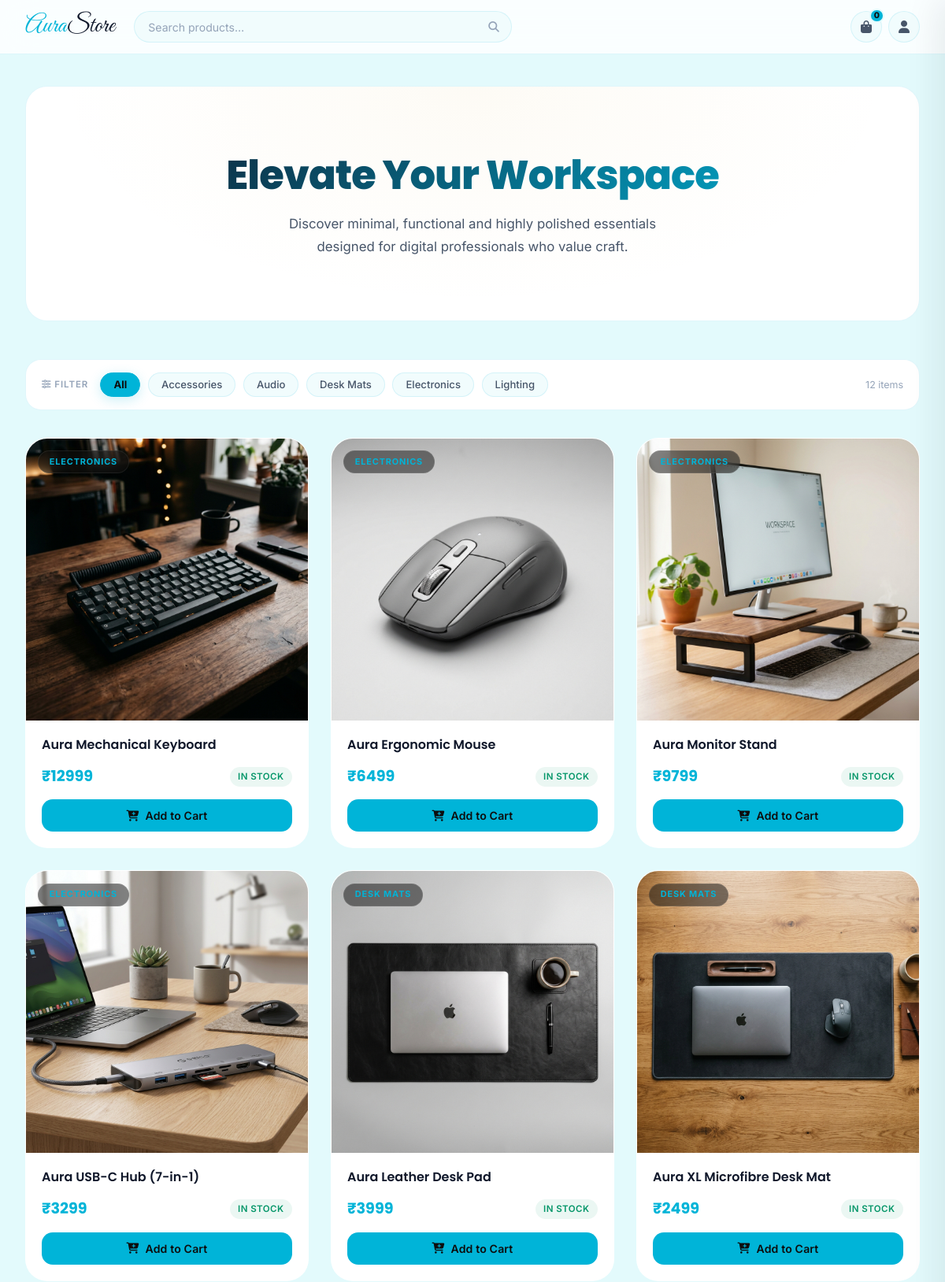
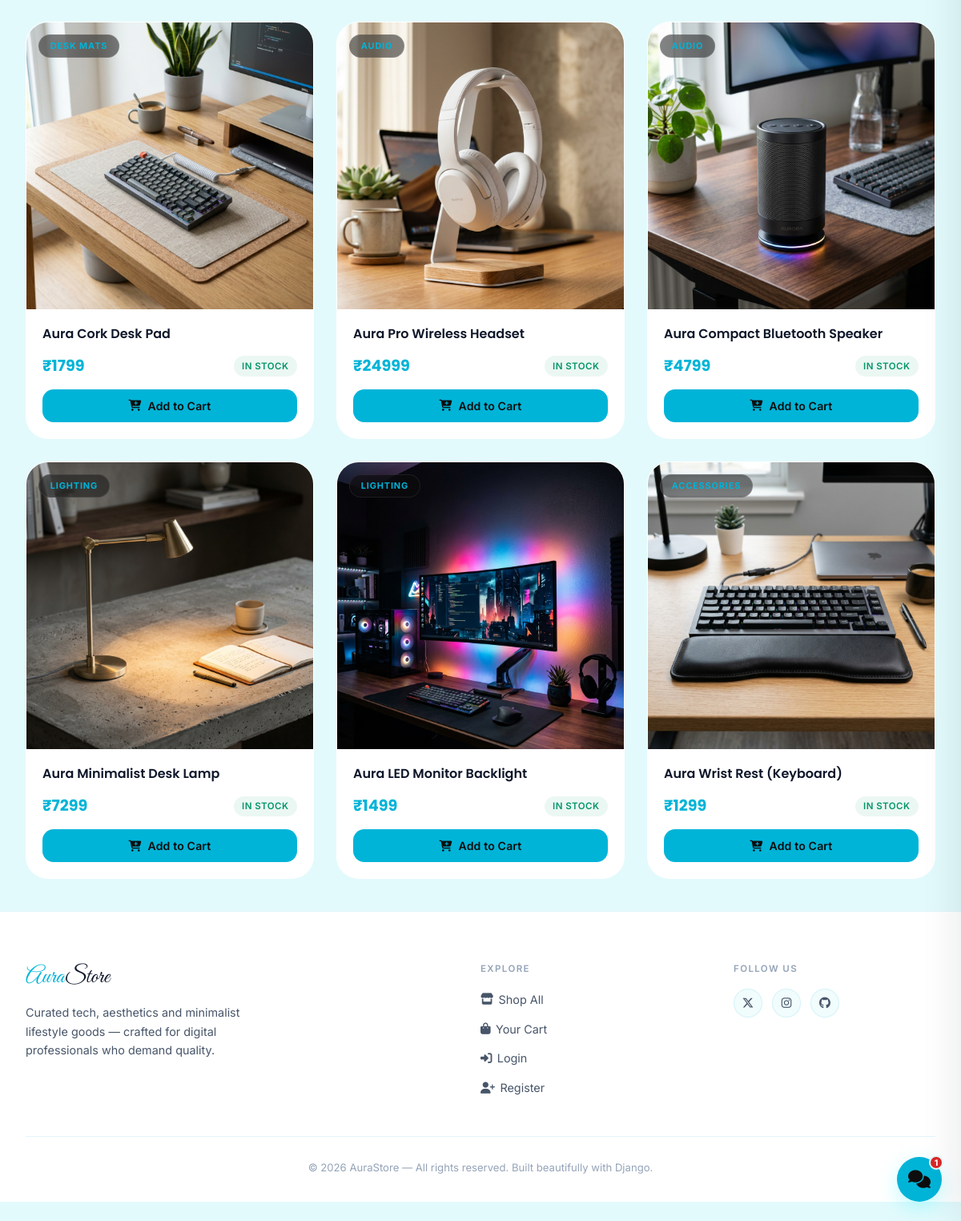
The page / on the database its author committed (2 pictures, top to bottom).
### store/models.py (models this page shows, shortened)
class Product(models.Model):
    CATEGORY_CHOICES = [
        ('Electronics', 'Electronics'),
        ('Desk Mats',   'Desk Mats'),
        ('Audio',       'Audio'),
        ('Lighting',    'Lighting'),
        ('Accessories', 'Accessories'),
    ]
    name        = models.CharField(max_length=200)
    description = models.TextField()
    price       = models.DecimalField(max_digits=10, decimal_places=2)
    image       = models.ImageField(upload_to='products/', blank=True, null=True)
    stock       = models.IntegerField(default=0)
    category    = models.CharField(
        max_length=50,
        choices=CATEGORY_CHOICES,
        default='Electronics',
    )
    created_at  = models.DateTimeField(auto_now_add=True)
    updated_at  = models.DateTimeField(auto_now=True)

### store/views.py (the view)
# urls.py: path('', views.product_list, name='product_list'),
def product_list(request):
    query = request.GET.get('q', '')
    if query:
        products = (
            Product.objects.filter(name__icontains=query) |
            Product.objects.filter(description__icontains=query)
        )
    else:
        products = Product.objects.all()
    categories = list(Product.objects.values_list('category', flat=True).distinct().order_by('category'))
    context = {
        'products':   products,
        'query':      query,
        'categories': categories,
    }
    return render(request, 'store/product_list.html', context)

### store/cart.py (called while the page is built)
    def __len__(self):
        return sum(item['quantity'] for item in self.cart.values())

### store/context_processors.py (called while the page is built)
def cart_items_count(request):
    cart = Cart(request)
    return {
        'cart': cart,
        'cart_total_count': len(cart)
    }

### store/templates/store/product_list.html (shortened to what this page needs)
{% extends 'store/base.html' %}
{% load static %}
{% block content %}
<div class="shop-container">
  <header class="shop-hero">
    <div class="hero-content">
      <h1>Elevate Your Workspace</h1>
      <p>Discover minimal, functional and highly polished essentials
         designed for digital professionals who value craft.</p>
    </div>
  </header>
  {% if categories %}
  <nav class="category-bar" id="category-bar" aria-label="Filter by category">
    <span class="cat-label"><i class="fas fa-sliders"></i> Filter</span>
    <button class="cat-pill active" data-category="all" id="cat-all">
      All
    </button>
    {% for cat in categories %}
    <button class="cat-pill" data-category="{{ cat }}" id="cat-{{ cat|lower|cut:' ' }}">
      {{ cat }}
    </button>
    {% endfor %}
    <span class="product-count" id="product-count">
    </span>
  </nav>
  {% endif %}
  <section class="products-section" aria-label="Products">
    {% if products %}
    <div class="product-grid" id="product-grid">
      {% for product in products %}
      <article class="product-card"
               id="product-card-{{ product.id }}"
               data-category="{{ product.category }}">
        <div class="product-image-container">
          <span class="card-category-tag">{{ product.category }}</span>
        </div>
        <div class="product-info">
          <h3 class="product-title">
            <a href="{% url 'store:product_detail' product.id %}">{{ product.name }}</a>
          </h3>
          <div class="product-meta">
            <span class="product-price">&#8377;{{ product.price|floatformat:0 }}</span>
            {% if product.stock > 0 %}
              <span class="stock-badge in-stock">In Stock</span>
            {% else %}
              <span class="stock-badge out-of-stock">Sold Out</span>
            {% endif %}
          </div>
          <div class="product-actions">
            {% if product.stock > 0 %}
              <button class="btn btn-primary add-to-cart-btn"
                      id="add-btn-{{ product.id }}"
                      data-product-id="{{ product.id }}">
                <i class="fas fa-cart-plus"></i> Add to Cart
              </button>
            {% else %}
              <button class="btn btn-primary" disabled>Sold Out</button>
            {% endif %}
          </div>
        </div>
      </article>
      {% endfor %}
    </div>
    {% endif %}
  </section>
</div>
{% endblock %}

### store/templates/store/base.html (shortened to what this page needs)
{% load static %}
<!DOCTYPE html>
<html lang="en">
<head>
  <link rel="stylesheet" href="https://cdnjs.cloudflare.com/ajax/libs/font-awesome/6.5.0/css/all.min.css">
  <link rel="stylesheet" href="{% static 'store/css/style.css' %}?v=1.8">
</head>
<body>
  <nav class="navbar" role="navigation" aria-label="Main navigation">
    <div class="nav-container">
      <a href="{% url 'store:product_list' %}" class="logo" aria-label="Aura Store Home">
        <span class="logo-accent">Aura</span>Store
      </a>
      <form action="{% url 'store:product_list' %}" method="GET" class="search-form" role="search">
        <div class="search-input-group">
          <input type="text" name="q" placeholder="Search products…"
                 value="{{ query|default:'' }}" aria-label="Search products">
          <button type="submit" aria-label="Submit search">
            <i class="fas fa-magnifying-glass"></i>
          </button>
        </div>
      </form>
      <div class="nav-actions">
        <a href="{% url 'store:cart_detail' %}" class="cart-btn" id="cart-badge-btn" aria-label="View cart">
          <i class="fas fa-bag-shopping"></i>
          <span class="cart-badge" id="cart-count">{{ cart_total_count }}</span>
        </a>
        <button class="cart-btn auth-toggle-btn " id="nav-auth-toggle" aria-label="Toggle user panel" style="cursor: pointer; outline: none; ">
          {% if request.session.mongo_user_id %}
            <i class="fas fa-circle-user" style="color: var(--accent);"></i>
          {% else %}
            <i class="fas fa-user"></i>
          {% endif %}
        </button>
      </div>
    </div>
  </nav>
  <main class="main-content" id="main-content">
    {% block content %}{% endblock %}
  </main>
  <footer class="footer">
    <div class="footer-container">
      <div class="footer-brand">
        <h3><span class="logo-accent">Aura</span>Store</h3>
        <p>Curated tech, aesthetics and minimalist lifestyle goods — crafted for digital professionals who demand quality.</p>
      </div>
      <div class="footer-links">
        <h4>Explore</h4>
        <ul>
          <li><a href="{% url 'store:product_list' %}"><i class="fas fa-store"></i> Shop All</a></li>
          <li><a href="{% url 'store:cart_detail' %}"><i class="fas fa-bag-shopping"></i> Your Cart</a></li>
          {% if not request.session.mongo_user_id %}
          <li><a href="{% url 'store:login' %}"><i class="fas fa-right-to-bracket"></i> Login</a></li>
          <li><a href="{% url 'store:register' %}"><i class="fas fa-user-plus"></i> Register</a></li>
          {% endif %}
        </ul>
      </div>
      <div class="footer-social">
        <h4>Follow Us</h4>
        <div class="social-icons">
          <a href="#" aria-label="Twitter"><i class="fab fa-x-twitter"></i></a>
          <a href="#" aria-label="Instagram"><i class="fab fa-instagram"></i></a>
          <a href="#" aria-label="GitHub"><i class="fab fa-github"></i></a>
        </div>
      </div>
    </div>
    <div class="footer-bottom">
      <p>&copy; 2026 AuraStore &mdash; All rights reserved. Built beautifully with Django.</p>
    </div>
  </footer>
  <div class="support-bot-container">
    <button class="support-fab" id="support-fab" aria-label="Toggle support assistant">
      <i class="fas fa-comments"></i>
      <span class="support-unread-badge">1</span>
    </button>
  </div>
</body>
</html>

### store/templates/store/product_list.html (style rules this page uses)
.category-bar { display: flex; align-items: center; gap: 0.6rem; flex-wrap: wrap; margin-bottom: 2.2rem; padding: 1rem 1.25rem; background: var(--surface); border: 1px solid var(--border); border-radius: var(--r-lg); }
.cat-label { font-size: 0.72rem; font-weight: 600; text-transform: uppercase; letter-spacing: 0.08em; color: var(--muted); margin-right: 0.35rem; flex-shrink: 0; }
.cat-pill { padding: 0.4rem 1rem; border-radius: 50px; border: 1px solid var(--border); background: var(--surface-2); color: var(--text-secondary); font-size: 0.82rem; font-weight: 500; cursor: pointer; transition: var(--fast); user-select: none; white-space: nowrap; }
.cat-pill.active { background: var(--accent); color: #0d0d0d; border-color: var(--accent); font-weight: 700; box-shadow: 0 4px 16px var(--accent-glow); }
.product-count { margin-left: auto; font-size: 0.78rem; color: var(--muted); flex-shrink: 0; }

### rows shown on the page
Product: name "Aura Mechanical Keyboard", price "12999", stock "IN STOCK"
Product: name "Aura Ergonomic Mouse", price "6499", stock "IN STOCK"
Product: name "Aura Monitor Stand", price "9799", stock "IN STOCK"
Product: name "Aura USB-C Hub (7-in-1)", price "3299", stock "IN STOCK"
Product: name "Aura Leather Desk Pad", price "3999", stock "IN STOCK"
Product: name "Aura XL Microfibre Desk Mat", price "2499", stock "IN STOCK"
Product: name "Aura Cork Desk Pad", price "1799", stock "IN STOCK"
Product: name "Aura Pro Wireless Headset", price "24999", stock "IN STOCK"
Product: name "Aura Compact Bluetooth Speaker", price "4799", stock "IN STOCK"
Product: name "Aura Minimalist Desk Lamp", price "7299", stock "IN STOCK"
Product: name "Aura LED Monitor Backlight", price "1499", stock "IN STOCK"
Product: name "Aura Wrist Rest (Keyboard)", price "1299", stock "IN STOCK"

### other values the page prints
{{ cart_total_count }} "0"
{{ cat }} "Accessories" "Audio" "Desk Mats" "Electronics" "Lighting"
